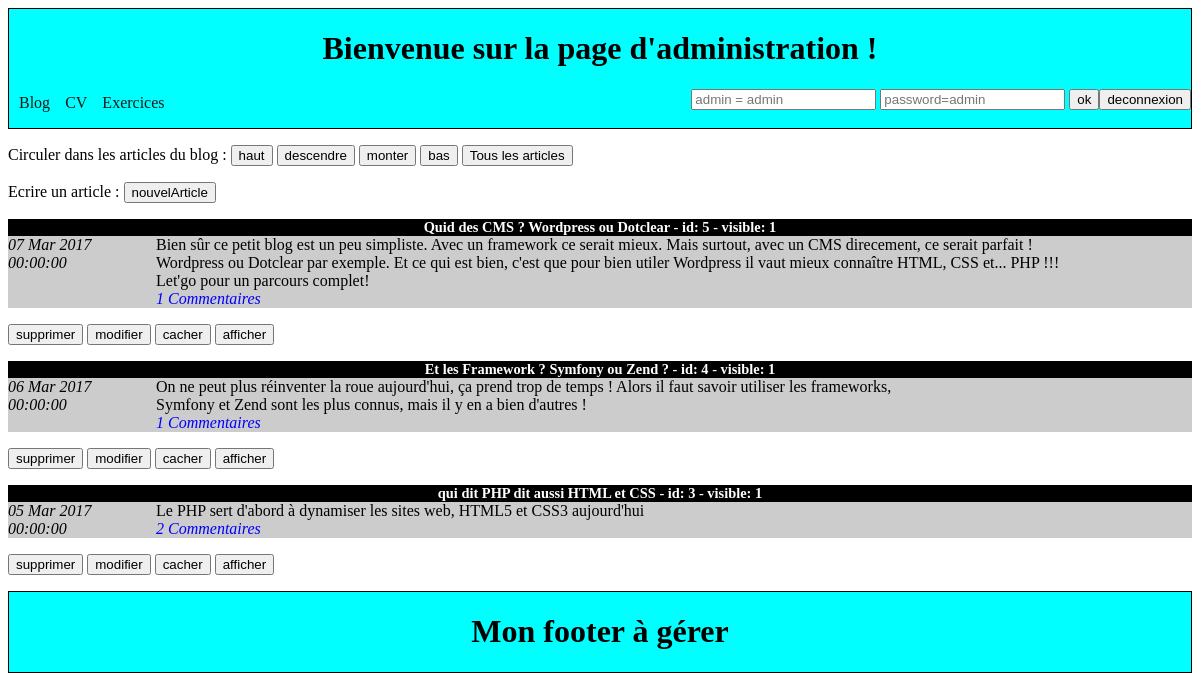
/indexAdminArticles.php (signed in), run on the app's committed database.
### tables this page shows
CREATE TABLE  Articles (
  id int(11) PRIMARY KEY AUTO_INCREMENT,
  titre varchar(255) NOT NULL,
  contenu text NOT NULL,
  visible tinyint(1) NOT NULL DEFAULT 1,
  dateCreation datetime NOT NULL
);

### indexAdminArticles.php (the view, shortened to what this page needs)
<DOCTYPE html>
<html>
    <head><?php include("include/head.php"); ?></head>
<body>
<?php include("include/headerAdmin.php"); ?>
	<?php
	$nbMessages=3;
    $debut=0;
    $tousLesArticles=0;
	?>
    <?php include("include/connexion.php"); ?>
	<section><article>
    <?php if(
        ( isset($_POST['tousLesArticles']) AND $_POST['tousLesArticles']==1 ) OR
        ( isset($_GET['tousLesArticles'])  AND $_GET['tousLesArticles']==1 ) OR
        isset($_POST['boutonTousLesArticles'])
    ) $tousLesArticles=1;
    else $tousLesArticles=0;
     ?>
    <?php if($tousLesArticles) $limit='';
    else $limit='LIMIT ' .$debut. ', ' .$nbMessages;
    ?>
    <form action="indexAdminArticles.php" method="POST">
    <p> Circuler dans les articles du blog :
        <input type="submit" name="haut" value="haut">
        <input type="submit" name="descendre" value="descendre">
        <input type="submit" name="monter" value="monter">
        <input type="submit" name="bas" value="bas">
        <input type="submit" name="boutonTousLesArticles" value="Tous les articles">
     </p>
    </form>
    <form action="indexAdminNouvelArticle.php" method="POST">
        <p> Ecrire un article :
            <input type="submit" name="Nouvel article" value="nouvelArticle">
        </p>
    </form>
    <?php $reqSQL='SELECT id, titre, contenu, visible, dateCreation FROM articles ORDER BY dateCreation DESC '.$limit;
    $requete=$bdd->query($reqSQL);
    while($ligne=$requete->fetch()){  ?>
	    <div class="toutArticle">
	        <h3>
	            <?php echo
	            	htmlspecialchars($ligne['titre']).' - id: '.
	            	htmlspecialchars($ligne['id']). ' - visible: '.
	            	htmlspecialchars($ligne['visible']); ?>
	        </h3>
	       	<?php
	       	if($ligne['visible']) echo '<div class="articleEtDate">';
	        else echo '<div class="articleEtDateCacher">';
	       	?>
		        <p class="dateArticle"><em><?php
	                $date=date_create($ligne['dateCreation']);
	                echo date_format($date,'d M Y').'<br/>';
	                echo date_format($date,'H:i:s');
		        ?></em></p>
		        <p class="article"> <?php
		            echo nl2br(htmlspecialchars($ligne['contenu']));
		            $reqSQL2='
		                SELECT count(*) as nbCommentaires FROM commentaires
		                WHERE idArticle=' .$ligne['id']
		            ;
		            $requete2=$bdd->query($reqSQL2);
		            $ligne2=$requete2->fetch();
					?>
		            <em><a href="indexAdminCommentaires.php?idArticle=<?php echo $ligne['id'] ?>
		            	&amp;debut=<?php echo $debut ?>
		            	&amp;tousLesArticles=<?php echo $tousLesArticles ?>">
		                <br/> <?php echo $ligne2['nbCommentaires']?> Commentaires
		            </a></em>
	        	</p>
	        </div>
	    </div>
	    <form action="indexAdminArticles.php" method="post">
            <input type="submit" name="supprimer" value="supprimer">
            <input type="submit" name="modifier" value="modifier">
            <input type="submit" name="cacher" value="cacher">
            <input type="submit" name="afficher" value="afficher">
	    </form> <?php
    }
    $requete->closeCursor(); ?>
	</section>
<?php include("include/footer.php"); ?>
</body>
</html>

### css/style.css (style rules this page uses)
section { min-height: 400px; }
article { flex:4; }
h1, h3 { text-align:center; }
h3 { background-color: black; color: white; font-size:0.9em; margin-bottom: 0px; }
.articleEtDate, .articleEtDateCacher { display : flex; }
.article { flex:7; }
.dateArticle { flex:1; min-width: 100px; }
.articleEtDate p, .commentaires { background-color: #CCCCCC; margin-top: 0px; }
a { text-decoration:none; color:blue; }

### data on the page
articles: titre "Quid des CMS ? Wordpress ou Dotclear", id "5", visible "1", dateCreation "07 Mar 2017", dateCreation "00:00:00", contenu "Bien sûr ce petit blog est un peu simpliste. Avec un framework ce serait mieux. Mais surtout, avec un CMS direcement, ce serait parfait ! Wordpress ou Dotclear par exemple. Et ce qui est bien, c'est que pour bien utiler Wordpress il vaut mieux connaître HTML, CSS et... PHP !!! Let'go pour un parcours complet!", nbCommentaires "1"
articles: titre "Et les Framework ? Symfony ou Zend ?", id "4", visible "1", dateCreation "06 Mar 2017", dateCreation "00:00:00", contenu "On ne peut plus réinventer la roue aujourd'hui, ça prend trop de temps ! Alors il faut savoir utiliser les frameworks, Symfony et Zend sont les plus connus, mais il y en a bien d'autres !", nbCommentaires "1"
articles: titre "qui dit PHP dit aussi HTML et CSS", id "3", visible "1", dateCreation "05 Mar 2017", dateCreation "00:00:00", contenu "Le PHP sert d'abord à dynamiser les sites web, HTML5 et CSS3 aujourd'hui", nbCommentaires "2"
